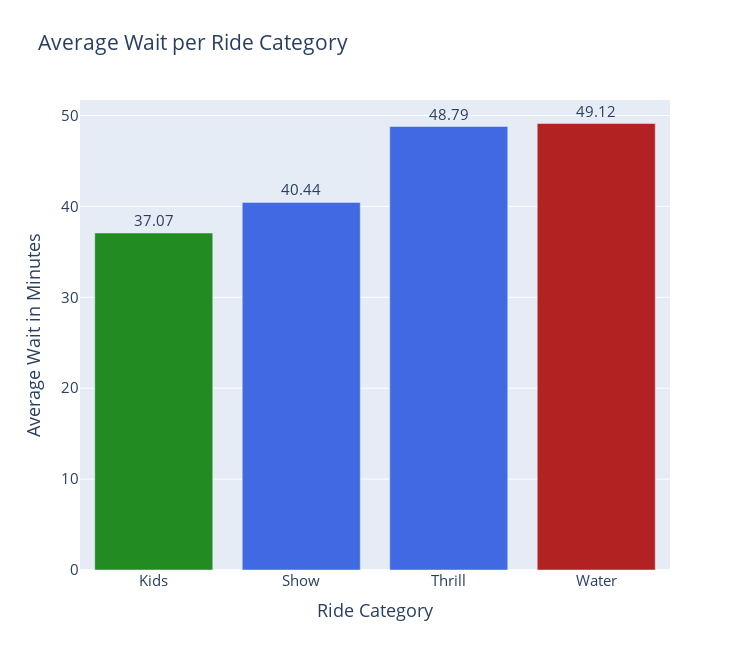

This figure's notebook cell:
### Code cell
catbar = px.bar(catdf, 'category', 'average_wait', text='average_wait', title = 'Average Wait per Ride Category', width =750 ,height =650)
catbar.update_layout(xaxis_title='Ride Category', yaxis_title='Average Wait in Minutes', font=dict(size=15))
catbar.update_traces(marker_color = ['ForestGreen', 'RoyalBlue', 'RoyalBlue', 'FireBrick'],textposition='outside')
catbar

### Figure 1 — Plotly figure (JSON) as saved in the notebook; plotly's stock layout.template omitted (floating-point values rounded to 4 significant figures)
{"data": [{"hovertemplate": "category=%{x}<br>average_wait=%{text}<extra></extra>", "legendgroup": "", "marker": {"color": ["ForestGreen", "RoyalBlue", "RoyalBlue", "FireBrick"], "pattern": {"shape": ""}}, "name": "", "orientation": "v", "showlegend": false, "text": [37.07, 40.44, 48.79, 49.12], "textposition": "outside", "type": "bar", "x": ["Kids", "Show", "Thrill", "Water"], "xaxis": "x", "y": [37.07, 40.44, 48.79, 49.12], "yaxis": "y"}], "layout": {"barmode": "relative", "font": {"size": 15}, "height": 650, "legend": {"tracegroupgap": 0}, "title": {"text": "Average Wait per Ride Category"}, "width": 750, "xaxis": {"anchor": "y", "domain": [0, 1], "title": {"text": "Ride Category"}}, "yaxis": {"anchor": "x", "domain": [0, 1], "title": {"text": "Average Wait in Minutes"}}}}
